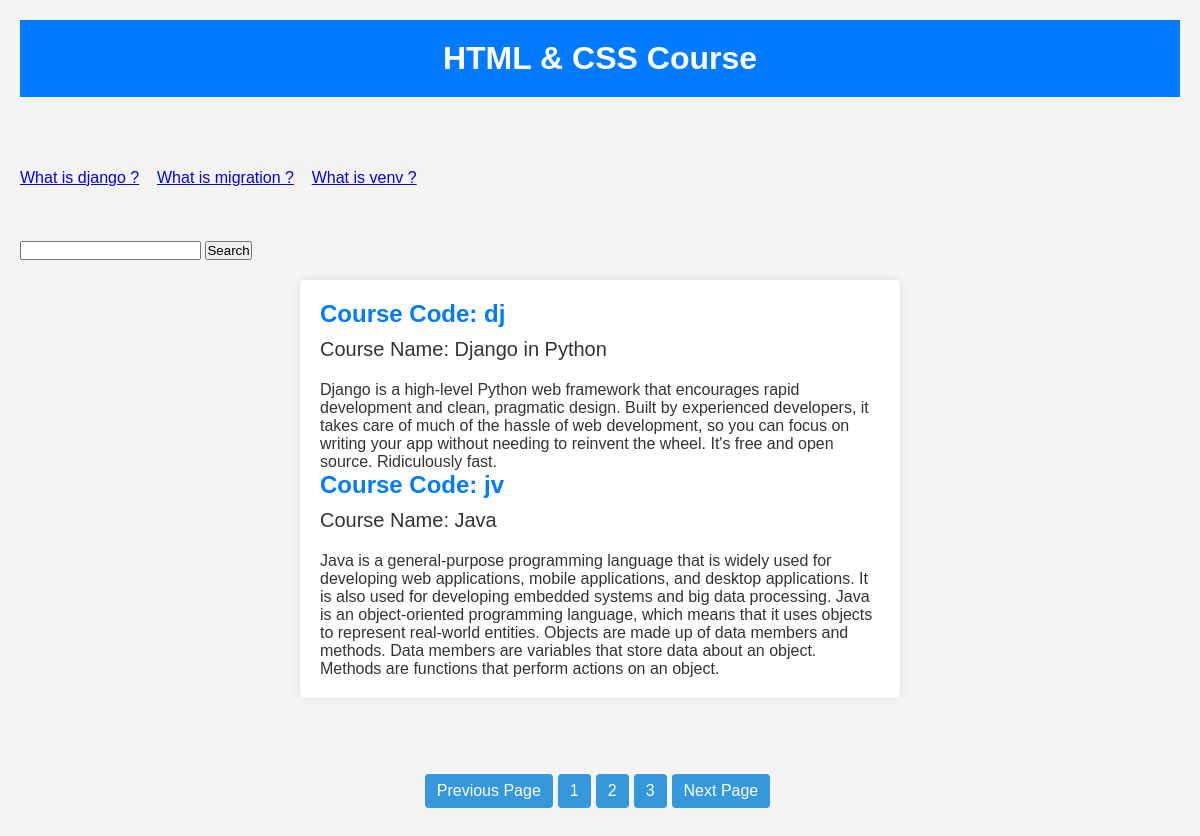
/courses/?page=2, run on the app's committed database.
### news/models.py (models this page shows)
class News(models.Model):
    news_title = models.CharField(max_length=500)
    news_description = HTMLField()
    news_image = models.FileField(upload_to="news/", max_length=250, null=True, default=None)
    slug = AutoSlugField(populate_from='news_title', unique=True, null=True)

### service/models.py (models this page shows)
class Service(models.Model):
    service_icon = models.CharField(max_length=500)
    service_title = models.CharField(max_length=500)
    service_description = models.TextField()

### wscubetech/views.py (the view)
# urls.py: path("courses/", views.courses),
def courses(request):
    all_courses = Service.objects.all()
    news_data = News.objects.all()
    paginator = Paginator(all_courses, 2)
    page_number = request.GET.get('page')
    all_courses_data = paginator.get_page(page_number)
    if request.method == 'GET':
        search_title = request.GET.get('servicename')
        if search_title:
            all_courses_data = Service.objects.filter(service_title__icontains=search_title)
    data = {
        'courses': all_courses_data,
        'news': news_data,
    }
    return render(request, 'courses.html', data)

### templates/courses.html (shortened to what this page needs)
<!DOCTYPE html>
<html lang="en">
<head>
</head>
<body>
    <header>
        <h1>HTML & CSS Course</h1>
    </header>
    <br><br><br><br>
    <marquee onmouseover="stop();" onmouseout="start();">
        {% for news_item in news%}
            <a href="/newsdetails/{{news_item.slug}}">{{news_item.news_title}}</a> &nbsp;&nbsp;
        {% endfor %}
    </marquee>
    <br><br><br>
    <form method="get">
        <input type="text" name="servicename" value="">
        <input type="submit" value="Search">
    </form>
    <div class="course-details">
        {% for course in courses %}
            <div class="course-code">Course Code: {{course.service_icon}}</div>
            <div class="course-name">Course Name: {{course.service_title}}</div>
            <div class="course-description">
                <p>{{course.service_description}}</p>
            </div>
        {% endfor %}
    </div>
<br><br>
    <ul class="paginator">
        {% if courses.has_previous %}
            <li><a href="/courses/?page={{courses.previous_page_number}}">Previous Page</a></li>
            <li><a href="/courses/?page={{courses.previous_page_number}}">{{courses.previous_page_number }}</a></li>
        {% endif %}
        <li><a href="#">{{courses.number}}</a></li>
        {% if courses.has_next%}
            <li><a href="/courses/?page={{courses.next_page_number}}">{{courses.next_page_number}}</a></li>
            <li><a href="/courses/?page={{courses.next_page_number}}">Next Page</a></li>
        {% endif %}
    </ul>
</body>
</html>

### templates/courses.html (style rules this page uses)
* { margin: 0; padding: 0; box-sizing: border-box; }
body { font-family: Arial, sans-serif; background-color: #f4f4f4; color: #333; padding: 20px; }
header { background-color: #007BFF; text-align: center; padding: 20px; color: white; }
.course-details { background-color: #fff; border-radius: 5px; padding: 20px; margin: 20px auto; max-width: 600px; box-shadow: 0 0 10px rgba(0, 0, 0, 0.1); }
.course-code { font-size: 24px; font-weight: bold; color: #007BFF; }
.course-name { font-size: 20px; margin-top: 10px; }
.course-description { font-size: 16px; margin-top: 20px; }
.paginator { display: flex; list-style: none; padding: 0; margin: 20px; justify-content: center; }
.paginator li { margin-right: 5px; }
.paginator a { display: block; padding: 8px 12px; text-decoration: none; background-color: #3498db; color: #fff; border-radius: 4px; }

### data on the page
News: news_title "What is django ?"
News: news_title "What is migration ?"
News: news_title "What is venv ?"
Service: service_icon "dj", service_title "Django in Python", service_description "Django is a high-level Python web framework that encourages rapid development and clean, pragmatic design. Built by experienced developers, it takes care of much of the hassle of web development, so you can focus on writing your app without needing to reinvent the wheel. It's free and open source. Ridiculously fast."
Service: service_icon "jv", service_title "Java", service_description "Java is a general-purpose programming language that is widely used for developing web applications, mobile applications, and desktop applications. It is also used for developing embedded systems and big data processing. Java is an object-oriented programming language, which means that it uses objects to represent real-world entities. Objects are made up of data members and methods. Data members are variables that store data about an object. Methods are functions that perform actions on an object."

### other printed values
{{ courses.previous_page_number }} "1"
{{ courses.number }} "2"
{{ courses.next_page_number }} "3"
